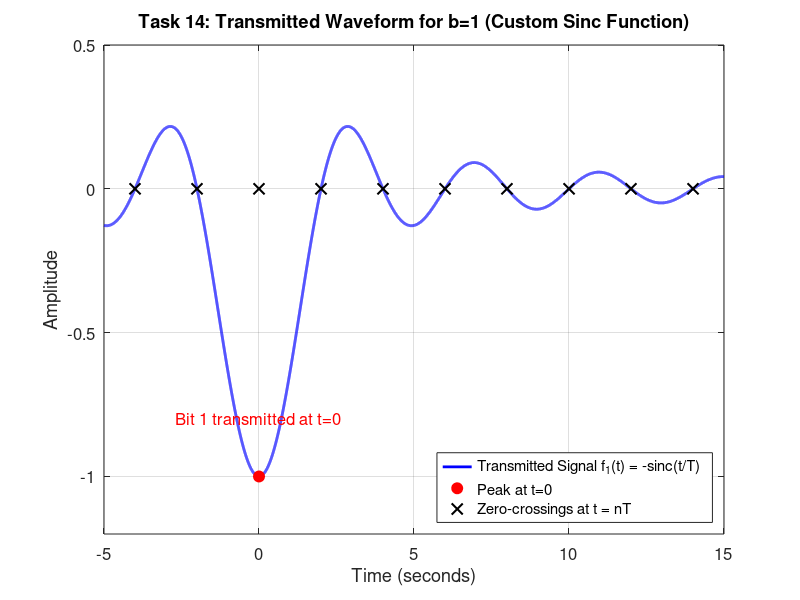

MATLAB code to generate this figure:
% ---------------------------------------------------------
% 基礎數位通訊 - Task 14: 純數值陣列版 Sinc 波形
% (保證不需任何 Toolbox 即可執行)
% ---------------------------------------------------------
clear; clc; close all;

%% 1. 系統參數設定
T = 2;              % 符號時間間距 (Symbol Spacing) = 2 秒
Fs = 1000;          % 取樣頻率 (Sampling rate = 1000 Hz)
t = -5:1/Fs:15;     % 觀測時間軸：從 -5 到 15 秒

%% 2. 自己手刻 Sinc 函數 (處理 0/0 問題)
% 題目要求：發送位元 b=1，對應波形 f1(t) = -sinc(t/T)
% Sinc 函數定義為 sin(pi*x) / (pi*x)
x = t / T;          % 將時間軸正規化為 x 變數

% 預先建立一個全零陣列來存放結果
tx_signal = zeros(size(x));

% 找出 x = 0 的點與 x ~= 0 的點 (邏輯索引)
idx_zero = (x == 0);
idx_nonzero = (x ~= 0);

% 根據 Sinc 定義分別賦值 (避免 0/0 產生 NaN)
tx_signal(idx_zero) = 1; % 當 x=0 時，極限值為 1
tx_signal(idx_nonzero) = sin(pi * x(idx_nonzero)) ./ (pi * x(idx_nonzero));

% 因為我們要送 b=1，波形是負的 Sinc
tx_signal = -tx_signal;

%% 3. 繪圖顯示
figure('Name', 'Task 14: Single Bit b=1 (No Toolbox)', 'Position', [100, 100, 800, 400]);

plot(t, tx_signal, 'b-', 'LineWidth', 2);
hold on;
grid on;

% 標記發射中心點
plot(0, -1, 'ro', 'MarkerSize', 8, 'MarkerFaceColor', 'r');

% 標記理論零點
zero_crossings = -4:2:14;
plot(zero_crossings, zeros(size(zero_crossings)), 'kx', 'MarkerSize', 8, 'LineWidth', 1.5);

title('Task 14: Transmitted Waveform for b=1 (Custom Sinc Function)');
xlabel('Time (seconds)');
ylabel('Amplitude');
axis([-5 15 -1.2 0.5]);
set(gca, 'FontSize', 12);

legend('Transmitted Signal f_1(t) = -sinc(t/T)', 'Peak at t=0', 'Zero-crossings at t = nT', 'Location', 'southeast');
text(0, -0.8, 'Bit 1 transmitted at t=0', 'HorizontalAlignment', 'center', 'FontSize', 12, 'Color', 'r');

disp('Basic MATLAB Code Executed. No toolboxes required.');
